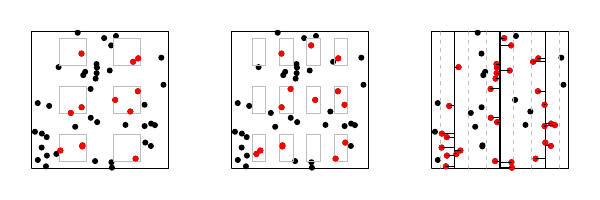

Write the R code that produced this figure.
# draw a pretty picture illustrating the progression from 
# quadrat sampling to strip sampling to distance sampling

# use soap for inSide
library(soap)

pdf(file="quadrat-to-ds.pdf",width=6,height=2)
par(mfrow=c(1,3),mgp=c(2,1,0),mar=c(2,2,2,2))


set.seed(1)

# generate the data
n.dat<-50
x<-runif(n.dat)
y<-runif(n.dat)

plot.data<-function(){
   plot(x=c(0,0,1,1,0),y=c(0,1,1,0,0),xlab="",ylab="",axes=F,asp=1,type="n")
   points(x,y,pch=19)
#   axis(1,labels=F,lwd.ticks=0)
   lines(x=c(0,0,1,1,0),y=c(0,1,1,0,0))
}
# first column - quadrat sampling
plot.data()

# define a square
this.sq<-matrix(NA,5,2)
this.sq[,1]<-c(0,0,0.2,0.2,0)
this.sq[,2]<-c(0,0.2,0.2,0,0)

# offsets
xdel<-c(rep(0.2,3),rep(0.6,3))
ydel<-c(rep(seq(0.05,0.75,len=3),2))

# plot
for(i in 1:length(xdel)){
   lines(x=this.sq[,1]+xdel[i],y=this.sq[,2]+ydel[i],col="grey")
   inout<-inSide(list(x=this.sq[,1]+xdel[i],y=this.sq[,2]+ydel[i]),x,y)
   inout<-inout & rbinom(length(inout),1,0.7)
   points(x[inout],y[inout],col="red",pch=19)
}


# second column - strip sampling
plot.data()

# offsets
xdel<-c(rep(0.15,3),rep(0.35,3),rep(0.55,3),rep(0.75,3))
ydel<-rep(seq(0.05,0.75,len=3),4)

# plot
this.sq[,1]<-this.sq[,1]*0.5
for(i in 1:length(xdel)){
   lines(x=this.sq[,1]+xdel[i],y=this.sq[,2]+ydel[i],col="grey")
   inout<-inSide(list(x=this.sq[,1]+xdel[i],y=this.sq[,2]+ydel[i]),x,y)
   inout<-inout & rbinom(length(inout),1,0.7)
   points(x[inout],y[inout],col="red",pch=19)
}

# third column - distance sampling
plot.data()

this.line<-matrix(NA,2,2)
this.line[,1]<-c((1/3)/2,(1/3)/2)
this.line[,2]<-c(0,1)

for(i in 0:2){
   
   width<-0.1

   lines(this.line)
   lines(x=this.line[,1]-width,y=this.line[,2],lty=2,col="grey")
   lines(x=this.line[,1]+width,y=this.line[,2],lty=2,col="grey")

   this.box<-list(x=c(rep(this.line[1,1]-width,2),
                      rep(this.line[1,1]+width,2),
                      this.line[1,1]-width),
                  y=c(0,1,1,0,0))

   inout<-inSide(this.box,x,y)
   inout<-inout & rbinom(length(inout),1,0.7)
   points(x[inout],y[inout],col="red",pch=19)

   ylines<-y[inout]
   xlines<-x[inout]

   for(j in 1:length(ylines)){
      lines(x=c(xlines[j],this.line[1,1]),y=rep(ylines[j],2))   
   }

   this.line[,1]<-this.line[,1]+1/3
}


dev.off()
